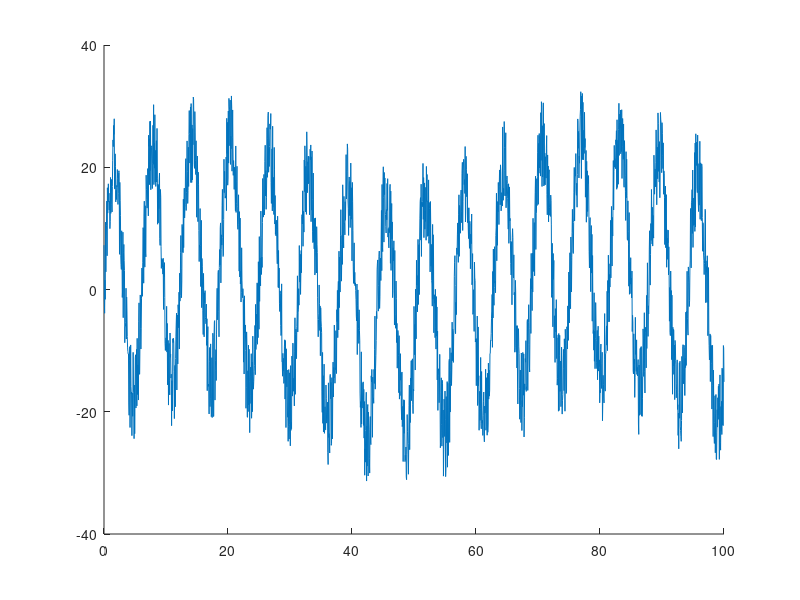

The MATLAB source for this figure: (Note: this script raises an error after producing the figure.)
function makeDemoData
% 
% 
% 


fileName = 'DemoData_03.csv';

tt = [0:0.05:100]';

A = 20.* sin(tt);
B = 12.5.* sin(0.5.*tt);
C = 35.0 .* sin(0.4.*tt) + (30.*rand(numel(tt),1)-15) + 0.5.*tt;
D = 20.* sin(1.*tt) + 5.* sin(0.1.*tt) + (15.*rand(numel(tt),1)-7.5);



figure(1), clf, hold on
    % plot(tt, A)
    % plot(tt, B)
    % plot(tt, C)
    plot(tt, D)
% return


%% Save to file
T = table(tt, A, B, C, D);

writeCsv(T, fileName)


end
%% =======================================================================================
function writeCsv(T, fileName)

% Create a table and assign column names

T.Properties.VariableNames = {'TIME', 'C_1', 'C_2', 'C_3', 'C_4'};

% Write to CSV file
writetable(T, fileName);


end
%% =======================================================================================